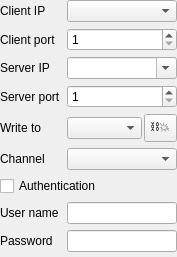
<?xml version="1.0" encoding="UTF-8"?>
<ui version="4.0">
 <class>SocketUi</class>
 <widget class="QWidget" name="SocketUi">
  <property name="geometry">
   <rect>
    <x>0</x>
    <y>0</y>
    <width>177</width>
    <height>257</height>
   </rect>
  </property>
  <property name="windowTitle">
   <string notr="true">Form</string>
  </property>
  <layout class="QGridLayout" name="gridLayout">
   <property name="leftMargin">
    <number>0</number>
   </property>
   <property name="topMargin">
    <number>0</number>
   </property>
   <property name="rightMargin">
    <number>0</number>
   </property>
   <property name="bottomMargin">
    <number>0</number>
   </property>
   <item row="0" column="0">
    <widget class="QLabel" name="labelClientIp">
     <property name="sizePolicy">
      <sizepolicy hsizetype="Fixed" vsizetype="Preferred">
       <horstretch>0</horstretch>
       <verstretch>0</verstretch>
      </sizepolicy>
     </property>
     <property name="text">
      <string>Client IP</string>
     </property>
    </widget>
   </item>
   <item row="0" column="1">
    <widget class="QComboBox" name="comboBoxClientIp"/>
   </item>
   <item row="1" column="0">
    <widget class="QLabel" name="labelClientPort">
     <property name="sizePolicy">
      <sizepolicy hsizetype="Fixed" vsizetype="Preferred">
       <horstretch>0</horstretch>
       <verstretch>0</verstretch>
      </sizepolicy>
     </property>
     <property name="text">
      <string>Client port</string>
     </property>
    </widget>
   </item>
   <item row="1" column="1">
    <widget class="QSpinBox" name="spinBoxClientPort">
     <property name="minimum">
      <number>1</number>
     </property>
     <property name="maximum">
      <number>65535</number>
     </property>
    </widget>
   </item>
   <item row="2" column="0">
    <widget class="QLabel" name="labelServerIp">
     <property name="sizePolicy">
      <sizepolicy hsizetype="Fixed" vsizetype="Preferred">
       <horstretch>0</horstretch>
       <verstretch>0</verstretch>
      </sizepolicy>
     </property>
     <property name="text">
      <string>Server IP</string>
     </property>
    </widget>
   </item>
   <item row="2" column="1">
    <widget class="QComboBox" name="comboBoxServerIp">
     <property name="editable">
      <bool>true</bool>
     </property>
    </widget>
   </item>
   <item row="3" column="0">
    <widget class="QLabel" name="labelServerPort">
     <property name="sizePolicy">
      <sizepolicy hsizetype="Fixed" vsizetype="Preferred">
       <horstretch>0</horstretch>
       <verstretch>0</verstretch>
      </sizepolicy>
     </property>
     <property name="text">
      <string>Server port</string>
     </property>
    </widget>
   </item>
   <item row="3" column="1">
    <widget class="QSpinBox" name="spinBoxServerPort">
     <property name="minimum">
      <number>1</number>
     </property>
     <property name="maximum">
      <number>65535</number>
     </property>
    </widget>
   </item>
   <item row="4" column="0">
    <widget class="QLabel" name="labelWriteTo">
     <property name="text">
      <string>Write to</string>
     </property>
    </widget>
   </item>
   <item row="4" column="1">
    <layout class="QHBoxLayout" name="horizontalLayout">
     <property name="spacing">
      <number>2</number>
     </property>
     <item>
      <widget class="QComboBox" name="comboBoxWriteTo"/>
     </item>
     <item>
      <widget class="QToolButton" name="toolButtonDisconnectAllClient">
       <property name="toolTip">
        <string>Disconnect all clients</string>
       </property>
       <property name="text">
        <string notr="true">⛓️‍💥</string>
       </property>
      </widget>
     </item>
    </layout>
   </item>
   <item row="5" column="0">
    <widget class="QLabel" name="labelChannel">
     <property name="text">
      <string>Channel</string>
     </property>
    </widget>
   </item>
   <item row="5" column="1">
    <widget class="QComboBox" name="comboBoxChannel"/>
   </item>
   <item row="6" column="0" colspan="2">
    <widget class="QCheckBox" name="checkBoxAuthentication">
     <property name="text">
      <string>Authentication</string>
     </property>
    </widget>
   </item>
   <item row="7" column="0">
    <widget class="QLabel" name="labelUser">
     <property name="text">
      <string>User name</string>
     </property>
    </widget>
   </item>
   <item row="7" column="1">
    <widget class="QLineEdit" name="lineEditUser"/>
   </item>
   <item row="8" column="0">
    <widget class="QLabel" name="labelPassword">
     <property name="text">
      <string>Password</string>
     </property>
    </widget>
   </item>
   <item row="8" column="1">
    <widget class="QLineEdit" name="lineEditPassword"/>
   </item>
  </layout>
 </widget>
 <resources/>
 <connections/>
</ui>
